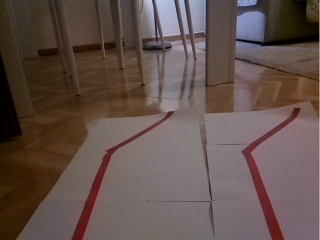
#> input picture pruebas/computer_vision/coche.jpg, 320 x 240 px, found by its file name
$ python test.py
#> lines starting #> are read from the running program, lines starting #| are printed output that depends on the picture; after the words box and inside, x2 and y2 are one past the last pixel; in counts of white or black regions, pixels touching at a corner belong together
#> further down, cv_image is the input picture: shape (240, 320, 3); mean B, G, R 76.2, 81.5, 98.7
### pruebas/computer_vision/Lane.py
import cv2 # Import the OpenCV library to enable computer vision
import numpy as np # Import the NumPy scientific computing library
import edge_detection as edge # Handles the detection of lane lines
import matplotlib.pyplot as plt # Used for plotting and error checking

# Author: Addison Sears-Collins
# https://automaticaddison.com
# Description: Implementation of the Lane class

filename = 'original_lane_detection_5.jpg'

class Lane:
  """
  Represents a lane on a road.
  """
  def __init__(self, orig_frame):
    """
      Default constructor

    :param orig_frame: Original camera image (i.e. frame)
    """
    self.orig_frame = orig_frame

    # This will hold an image with the lane lines
    self.lane_line_markings = None

    # This will hold the image after perspective transformation
    self.warped_frame = None
    self.transformation_matrix = None
    self.inv_transformation_matrix = None

    # (Width, Height) of the original video frame (or image)
    self.orig_image_size = self.orig_frame.shape[::-1][1:]

    width = self.orig_image_size[0]
    height = self.orig_image_size[1]
    self.width = width
    self.height = height

    # Four corners of the trapezoid-shaped region of interest
    # You need to find these corners manually.
    # TENER EN CUENTA QUE LA IMAGEN ES DE 320x240
    self.roi_points = np.float32([
      (80, 60), # Top-left corner
      (-20, 240), # Bottom-left corner
      (340, 240), # Bottom-right corner
      (240,60) # Top-right corner
    ])

    # The desired corner locations  of the region of interest
    # after we perform perspective transformation.
    # Assume image width of 600, padding == 150.
    self.padding = int(0.25 * width) # padding from side of the image in pixels
    self.desired_roi_points = np.float32([
      [self.padding, 0], # Top-left corner
      [self.padding, self.orig_image_size[1]], # Bottom-left corner
      [self.orig_image_size[
        0]-self.padding, self.orig_image_size[1]], # Bottom-right corner
      [self.orig_image_size[0]-self.padding, 0] # Top-right corner
    ])

    # Histogram that shows the white pixel peaks for lane line detection
    self.histogram = None

    # Sliding window parameters
    self.no_of_windows = 10
    self.margin = int((1/12) * width)  # Window width is +/- margin
    self.minpix = int((1/24) * width)  # Min no. of pixels to recenter window

    # Best fit polynomial lines for left line and right line of the lane
    self.left_fit = None
    self.right_fit = None
    self.left_lane_inds = None
    self.right_lane_inds = None
    self.ploty = None
    self.left_fitx = None
    self.right_fitx = None
    self.leftx = None
    self.rightx = None
    self.lefty = None
    self.righty = None

    # Pixel parameters for x and y dimensions
    self.YM_PER_PIX = 0.46 / 10 # centimeters per pixel in y dimension
    self.XM_PER_PIX = 0.11 / 10 # centimeters per pixel in x dimension

    # Radii of curvature and offset
    self.left_curvem = None
    self.right_curvem = None
    self.center_offset = None

  def calculate_car_position(self, print_to_terminal=False):
    """
    Calculate the position of the car relative to the center

    :param: print_to_terminal Display data to console if True
    :return: Offset from the center of the lane
    """
    # Assume the camera is centered in the image.
    # Get position of car in centimeters
    car_location = self.orig_frame.shape[1] / 2

    # Fine the x coordinate of the lane line bottom
    height = self.orig_frame.shape[0]
    bottom_left = self.left_fit[0]*height**2 + self.left_fit[
      1]*height + self.left_fit[2]
    bottom_right = self.right_fit[0]*height**2 + self.right_fit[
      1]*height + self.right_fit[2]

    center_lane = (bottom_right - bottom_left)/2 + bottom_left
    center_offset = (np.abs(car_location) - np.abs(
      center_lane)) * self.XM_PER_PIX * 100

    if print_to_terminal == True:
      print(str(center_offset) + 'cm')

    self.center_offset = center_offset

    return center_offset

  def calculate_curvature(self, print_to_terminal=False):
    """
    Calculate the road curvature in meters.

    :param: print_to_terminal Display data to console if True
    :return: Radii of curvature
    """
    # Set the y-value where we want to calculate the road curvature.
    # Select the maximum y-value, which is the bottom of the frame.
    y_eval = np.max(self.ploty)

    # Fit polynomial curves to the real world environment
    try:
      left_fit_cr = np.polyfit(self.lefty * self.YM_PER_PIX, self.leftx * (self.XM_PER_PIX), 2)
    except TypeError:
      # self.get_logger().error('Failed to fit polynomial for left lane line: leftx is empty')
      left_fit_cr = np.array([0, 0, 0])

    try:
      right_fit_cr = np.polyfit(self.righty * self.YM_PER_PIX, self.rightx * (self.XM_PER_PIX), 2)
    except TypeError:
      # self.get_logger().error('Failed to fit polynomial for right lane line: rightx is empty')
      right_fit_cr = np.array([0, 0, 0])

    # Calculate the radii of curvature
    left_curvem = ((1 + (2*left_fit_cr[0]*y_eval*self.YM_PER_PIX + left_fit_cr[
                    1])**2)**1.5) / np.absolute(2*left_fit_cr[0])
    right_curvem = ((1 + (2*right_fit_cr[
                    0]*y_eval*self.YM_PER_PIX + right_fit_cr[
                    1])**2)**1.5) / np.absolute(2*right_fit_cr[0])

    # Display on terminal window
    if print_to_terminal == True:
      print(left_curvem, 'cm', right_curvem, 'cm')

    self.left_curvem = left_curvem
    self.right_curvem = right_curvem

    return left_curvem, right_curvem

  def calculate_histogram(self,frame=None,plot=True):
    """
    Calculate the image histogram to find peaks in white pixel count

    :param frame: The warped image
    :param plot: Create a plot if True
    """
    if frame is None:
      frame = self.warped_frame

    # Generate the histogram
    self.histogram = np.sum(frame[int(
              frame.shape[0]/2):,:], axis=0)

    if plot == True:

      # Draw both the image and the histogram
      figure, (ax1, ax2) = plt.subplots(2,1) # 2 row, 1 columns
      figure.set_size_inches(10, 5)
      ax1.imshow(frame, cmap='gray')
      ax1.set_title("Warped Binary Frame")
      ax2.plot(self.histogram)
      ax2.set_title("Histogram Peaks")
      plt.show()

    return self.histogram

  def display_curvature_offset(self, frame=None, plot=False):
    """
    Display curvature and offset statistics on the image

    :param: plot Display the plot if True
    :return: Image with lane lines and curvature
    """
    image_copy = None
    if frame is None:
      image_copy = self.orig_frame.copy()
    else:
      image_copy = frame

    cv2.putText(image_copy,'Curve Radius: '+str((
      self.left_curvem+self.right_curvem)/2)[:7]+' m', (int((
      5/600)*self.width), int((
      20/338)*self.height)), cv2.FONT_HERSHEY_SIMPLEX, (float((
      0.5/600)*self.width)),(
      255,255,255),2,cv2.LINE_AA)
    cv2.putText(image_copy,'Center Offset: '+str(
      self.center_offset)[:7]+' cm', (int((
      5/600)*self.width), int((
      40/338)*self.height)), cv2.FONT_HERSHEY_SIMPLEX, (float((
      0.5/600)*self.width)),(
      255,255,255),2,cv2.LINE_AA)

    if plot==True:
      cv2.imshow("Image with Curvature and Offset", image_copy)
      cv2.waitKey(1)

    return image_copy

  def get_lane_line_previous_window(self, left_fit, right_fit, plot=False):
    """
    Use the lane line from the previous sliding window to get the parameters
    for the polynomial line for filling in the lane line
    :param: left_fit Polynomial function of the left lane line
    :param: right_fit Polynomial function of the right lane line
    :param: plot To display an image or not
    """
    # margin is a sliding window parameter
    margin = self.margin

    # Find the x and y coordinates of all the nonzero
    # (i.e. white) pixels in the frame.
    nonzero = self.warped_frame.nonzero()
    nonzeroy = np.array(nonzero[0])
    nonzerox = np.array(nonzero[1])

    # Store left and right lane pixel indices
    left_lane_inds = ((nonzerox > (left_fit[0]*(
      nonzeroy**2) + left_fit[1]*nonzeroy + left_fit[2] - margin)) & (
      nonzerox < (left_fit[0]*(
      nonzeroy**2) + left_fit[1]*nonzeroy + left_fit[2] + margin)))
    right_lane_inds = ((nonzerox > (right_fit[0]*(
      nonzeroy**2) + right_fit[1]*nonzeroy + right_fit[2] - margin)) & (
      nonzerox < (right_fit[0]*(
      nonzeroy**2) + right_fit[1]*nonzeroy + right_fit[2] + margin)))
    self.left_lane_inds = left_lane_inds
    self.right_lane_inds = right_lane_inds

    # Get the left and right lane line pixel locations
    leftx = nonzerox[left_lane_inds]
    lefty = nonzeroy[left_lane_inds]
    rightx = nonzerox[right_lane_inds]
    righty = nonzeroy[right_lane_inds]

    self.leftx = leftx
    self.rightx = rightx
    self.lefty = lefty
    self.righty = righty

    # Fit a second order polynomial curve to each lane line
    try:
      left_fit = np.polyfit(lefty, leftx, 2)
    except TypeError:
      # self.get_logger().error('Failed to fit polynomial for left lane line: leftx is empty')
      left_fit = np.array([0, 0, 0])
    try:
      right_fit = np.polyfit(righty, rightx, 2)
    except TypeError:
      # self.get_logger().error('Failed to fit polynomial for right lane line: rightx is empty')
      right_fit = np.array([0, 0, 0])
    self.left_fit = left_fit
    self.right_fit = right_fit

    # Create the x and y values to plot on the image
    ploty = np.linspace(
      0, self.warped_frame.shape[0]-1, self.warped_frame.shape[0])
    left_fitx = left_fit[0]*ploty**2 + left_fit[1]*ploty + left_fit[2]
    right_fitx = right_fit[0]*ploty**2 + right_fit[1]*ploty + right_fit[2]
    self.ploty = ploty
    self.left_fitx = left_fitx
    self.right_fitx = right_fitx

    if plot==True:

      # Generate images to draw on
      out_img = np.dstack((self.warped_frame, self.warped_frame, (
                           self.warped_frame)))*255
      window_img = np.zeros_like(out_img)

      # Add color to the left and right line pixels
      out_img[nonzeroy[left_lane_inds], nonzerox[left_lane_inds]] = [255, 0, 0]
      out_img[nonzeroy[right_lane_inds], nonzerox[right_lane_inds]] = [
                                                                     0, 0, 255]
      # Create a polygon to show the search window area, and recast
      # the x and y points into a usable format for cv2.fillPoly()
      margin = self.margin
      left_line_window1 = np.array([np.transpose(np.vstack([
                                    left_fitx-margin, ploty]))])
      left_line_window2 = np.array([np.flipud(np.transpose(np.vstack([
                                    left_fitx+margin, ploty])))])
      left_line_pts = np.hstack((left_line_window1, left_line_window2))
      right_line_window1 = np.array([np.transpose(np.vstack([
                                     right_fitx-margin, ploty]))])
      right_line_window2 = np.array([np.flipud(np.transpose(np.vstack([
                                     right_fitx+margin, ploty])))])
      right_line_pts = np.hstack((right_line_window1, right_line_window2))

      # Draw the lane onto the warped blank image
      cv2.fillPoly(window_img, np.int_([left_line_pts]), (0,255, 0))
      cv2.fillPoly(window_img, np.int_([right_line_pts]), (0,255, 0))
      result = cv2.addWeighted(out_img, 1, window_img, 0.3, 0)

      # Plot the figures
      figure, (ax1, ax2, ax3) = plt.subplots(3,1) # 3 rows, 1 column
      figure.set_size_inches(10, 10)
      figure.tight_layout(pad=3.0)
      ax1.imshow(cv2.cvtColor(self.orig_frame, cv2.COLOR_BGR2RGB))
      ax2.imshow(self.warped_frame, cmap='gray')
      ax3.imshow(result)
      ax3.plot(left_fitx, ploty, color='yellow')
      ax3.plot(right_fitx, ploty, color='yellow')
      ax1.set_title("Original Frame")
      ax2.set_title("Warped Frame")
      ax3.set_title("Warped Frame With Search Window")
      plt.show()

  def get_lane_line_indices_sliding_windows(self, plot=False):
    """
    Get the indices of the lane line pixels using the
    sliding windows technique.

    :param: plot Show plot or not
    :return: Best fit lines for the left and right lines of the current lane
    """
    # Sliding window width is +/- margin

    margin = self.margin

    frame_sliding_window = self.warped_frame.copy()

    # Set the height of the sliding windows
    window_height = int(self.warped_frame.shape[0]/self.no_of_windows)

    # Find the x and y coordinates of all the nonzero
    # (i.e. white) pixels in the frame.
    nonzero = self.warped_frame.nonzero()
    nonzeroy = np.array(nonzero[0])
    nonzerox = np.array(nonzero[1])

    # Store the pixel indices for the left and right lane lines
    left_lane_inds = []
    right_lane_inds = []

    # Current positions for pixel indices for each window,
    # which we will continue to update
    leftx_base, rightx_base = self.histogram_peak()
    leftx_current = leftx_base
    rightx_current = rightx_base

    # Go through one window at a time
    no_of_windows = self.no_of_windows

    left_break_loop = False
    right_break_loop = False
    for window in range(no_of_windows):
      # Identify window boundaries in x and y (and right and left)
      win_y_low = self.warped_frame.shape[0] - (window + 1) * window_height
      win_y_high = self.warped_frame.shape[0] - window * window_height
      win_xleft_low = leftx_current - margin
      win_xleft_high = leftx_current + margin
      win_xright_low = rightx_current - margin
      win_xright_high = rightx_current + margin

      # Identify the nonzero pixels in x and y within the window
      good_left_inds = ((nonzeroy >= win_y_low) & (nonzeroy < win_y_high) &
                          (nonzerox >= win_xleft_low) & (
                           nonzerox < win_xleft_high)).nonzero()[0]
      good_right_inds = ((nonzeroy >= win_y_low) & (nonzeroy < win_y_high) &
                           (nonzerox >= win_xright_low) & (
                            nonzerox < win_xright_high)).nonzero()[0]

      # Append these indices to the lists
      if ((window == 0) or (len(good_left_inds) > self.minpix and not left_break_loop)):
        left_lane_inds.append(good_left_inds)
        cv2.rectangle(frame_sliding_window,(win_xleft_low,win_y_low),(
          win_xleft_high,win_y_high), (255,255,255), 2)
      else:
        left_break_loop = True

      if ((window == 0) or (len(good_right_inds) > self.minpix and not right_break_loop)):
        right_lane_inds.append(good_right_inds)
        cv2.rectangle(frame_sliding_window,(win_xright_low,win_y_low),(
          win_xright_high,win_y_high), (255,255,255), 2)
      else:
        right_break_loop = True

      # If you found > minpix pixels, recenter next window on mean position
      minpix = self.minpix
      if len(good_left_inds) > minpix:
        leftx_current = int(np.mean(nonzerox[good_left_inds]))
      if len(good_right_inds) > minpix:
        rightx_current = int(np.mean(nonzerox[good_right_inds]))

    # Concatenate the arrays of indices
    left_lane_inds = np.concatenate(left_lane_inds)
    right_lane_inds = np.concatenate(right_lane_inds)

    # Extract the pixel coordinates for the left and right lane lines
    leftx = nonzerox[left_lane_inds]
    lefty = nonzeroy[left_lane_inds]
    rightx = nonzerox[right_lane_inds]
    righty = nonzeroy[right_lane_inds]

    # Fit a second order polynomial curve to the pixel coordinates for
    # the left and right lane lines
    try:
      left_fit = np.polyfit(lefty, leftx, 2)
    except TypeError:
      # self.get_logger().error('Failed to fit polynomial for left lane line: leftx is empty')
      left_fit = np.array([0, 0, 0])  # Use a default value
    try:
      right_fit = np.polyfit(righty, rightx, 2)
    except TypeError:
      # self.get_logger().error('Failed to fit polynomial for right lane line: rightx is empty')
      right_fit = np.array([0, 0, 0])  # Use a default value

    self.left_fit = left_fit
    self.right_fit = right_fit

    if plot==True:

      # Create the x and y values to plot on the image
      ploty = np.linspace(
        0, frame_sliding_window.shape[0]-1, frame_sliding_window.shape[0])
      left_fitx = left_fit[0]*ploty**2 + left_fit[1]*ploty + left_fit[2]
      right_fitx = right_fit[0]*ploty**2 + right_fit[1]*ploty + right_fit[2]

      # Generate an image to visualize the result
      out_img = np.dstack((
        frame_sliding_window, frame_sliding_window, (
        frame_sliding_window))) * 255

      # Add color to the left line pixels and right line pixels
      out_img[nonzeroy[left_lane_inds], nonzerox[left_lane_inds]] = [255, 0, 0]
      out_img[nonzeroy[right_lane_inds], nonzerox[right_lane_inds]] = [
        0, 0, 255]

      # Plot the figure with the sliding windows
      figure, (ax1, ax2, ax3) = plt.subplots(3,1) # 3 rows, 1 column
      figure.set_size_inches(10, 10)
      figure.tight_layout(pad=3.0)
      ax1.imshow(cv2.cvtColor(self.orig_frame, cv2.COLOR_BGR2RGB))
      ax2.imshow(frame_sliding_window, cmap='gray')
      ax3.imshow(out_img)
      ax3.plot(left_fitx, ploty, color='yellow')
      ax3.plot(right_fitx, ploty, color='yellow')
      ax1.set_title("Original Frame")
      ax2.set_title("Warped Frame with Sliding Windows")
      ax3.set_title("Detected Lane Lines with Sliding Windows")
      plt.show()

    return self.left_fit, self.right_fit

  def get_line_markings(self, frame=None):
    """
    Isolates lane lines.

      :param frame: The camera frame that contains the lanes we want to detect
    :return: Binary (i.e. black and white) image containing the lane lines.
    """
    if frame is None:
      frame = self.orig_frame

    # Convertir la imagen a HSV
    imagen_hsv = cv2.cvtColor(frame, cv2.COLOR_BGR2HSV)
#> imagen_hsv: shape (240, 320, 3); mean H, S, V 64.1, 85.8, 99.9

    # Definir los valores de HSV para la detección del color rojo
    lower_hsv = np.array([130, 55, 0])
    upper_hsv = np.array([179, 255, 255])

    # Aplicar las máscaras HSV a la imagen
    mask = cv2.inRange(imagen_hsv, lower_hsv, upper_hsv)
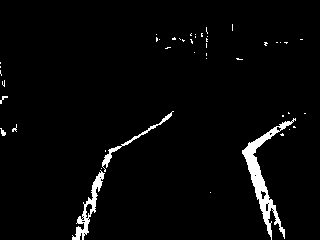
#> mask: shape (240, 320); 3.1% white; 45 white regions (40 under 20 px), largest, box (x1, y1, x2, y2) and area: (242, 118, 296, 240) 1285, (72, 170, 105, 240) 543, (102, 111, 174, 172) 294, (0, 128, 6, 136) 26, (0, 96, 8, 104) 24

    # Convertir la máscara a una imagen binaria
    imagen_binaria = cv2.threshold(mask, 1, 255, cv2.THRESH_BINARY)[1]

    # cv2.imshow("Imagen binaria", imagen_binaria)
    # cv2.waitKey(1)

    self.lane_line_markings = imagen_binaria

    return self.lane_line_markings

  def histogram_peak(self):
    """
    Get the left and right peak of the histogram

    Return the x coordinate of the left histogram peak and the right histogram
    peak.
    """
    midpoint = int(self.histogram.shape[0]/2)
    leftx_base = np.argmax(self.histogram[:midpoint])
    rightx_base = np.argmax(self.histogram[midpoint:]) + midpoint

    # (x coordinate of left peak, x coordinate of right peak)
    return leftx_base, rightx_base

  def overlay_lane_lines(self, plot=False):
    """
    Overlay lane lines on the original frame
    :param: Plot the lane lines if True
    :return: Lane with overlay
    """
    # Generate an image to draw the lane lines on
    warp_zero = np.zeros_like(self.warped_frame).astype(np.uint8)
    color_warp = np.dstack((warp_zero, warp_zero, warp_zero))

    # Recast the x and y points into usable format for cv2.fillPoly()
    pts_left = np.array([np.transpose(np.vstack([
                         self.left_fitx, self.ploty]))])
    pts_right = np.array([np.flipud(np.transpose(np.vstack([
                          self.right_fitx, self.ploty])))])
    pts = np.hstack((pts_left, pts_right))

    # Draw lane on the warped blank image
    cv2.fillPoly(color_warp, np.int_([pts]), (0,255, 0))

    # Warp the blank back to original image space using inverse perspective
    # matrix (Minv)
    newwarp = cv2.warpPerspective(color_warp, self.inv_transformation_matrix, (
                                  self.orig_frame.shape[
                                  1], self.orig_frame.shape[0]))

    # Combine the result with the original image
    result = cv2.addWeighted(self.orig_frame, 1, newwarp, 0.3, 0)

    if plot==True:

      # Plot the figures
      figure, (ax1, ax2) = plt.subplots(2,1) # 2 rows, 1 column
      figure.set_size_inches(10, 10)
      figure.tight_layout(pad=3.0)
      ax1.imshow(cv2.cvtColor(self.orig_frame, cv2.COLOR_BGR2RGB))
      ax2.imshow(cv2.cvtColor(result, cv2.COLOR_BGR2RGB))
      ax1.set_title("Original Frame")
      ax2.set_title("Original Frame With Lane Overlay")
      plt.show()

    return result

  def perspective_transform(self, frame=None, plot=False):
    """
    Perform the perspective transform.
    :param: frame Current frame
    :param: plot Plot the warped image if True
    :return: Bird's eye view of the current lane
    """
    if frame is None:
      frame = self.lane_line_markings

    # Calculate the transformation matrix
    self.transformation_matrix = cv2.getPerspectiveTransform(
      self.roi_points, self.desired_roi_points)

    # Calculate the inverse transformation matrix
    self.inv_transformation_matrix = cv2.getPerspectiveTransform(
      self.desired_roi_points, self.roi_points)

    # Perform the transform using the transformation matrix
    self.warped_frame = cv2.warpPerspective(
      frame, self.transformation_matrix, self.orig_image_size, flags=(
     cv2.INTER_LINEAR))

    # Convert image to binary
    (thresh, binary_warped) = cv2.threshold(
      self.warped_frame, 127, 255, cv2.THRESH_BINARY)
    self.warped_frame = binary_warped

    # Display the perspective transformed (i.e. warped) frame
    if plot == True:
      warped_copy = self.warped_frame.copy()
      warped_plot = cv2.polylines(warped_copy, np.int32([
                    self.desired_roi_points]), True, (147,20,255), 3)
      cv2.imshow('Warped Image', warped_plot)
      cv2.waitKey(1)


    return self.warped_frame

  def plot_roi(self, frame=None, plot=False):
    """
    Plot the region of interest on an image.
    :param: frame The current image frame
    :param: plot Plot the roi image if True
    """
#> called with plot = True
    if plot == False:
      return

    if frame is None:
      frame = self.orig_frame.copy()

    # Overlay trapezoid on the frame
    this_image = cv2.polylines(frame, np.int32([
      self.roi_points]), True, (147,20,255), 3)
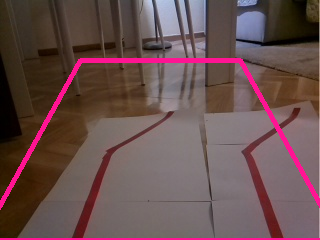
#> this_image: shape (240, 320, 3); mean B, G, R 79.2, 79.2, 104.9

    # Display the image
    cv2.imshow('ROI Image', this_image)

      # Press any key to stop
    cv2.waitKey(1)


# [58 lines left out: function main, not called in this run]

#main()

### pruebas/computer_vision/test.py
import cv2
import numpy as np
from Lane import Lane

def process_image(cv_image):
    lane = Lane(orig_frame=cv_image)
    binary = lane.get_line_markings()
    lane.plot_roi(plot=True)
    warped_img = lane.perspective_transform(plot=True)
#> (the rest of the program and of its run is left out)
